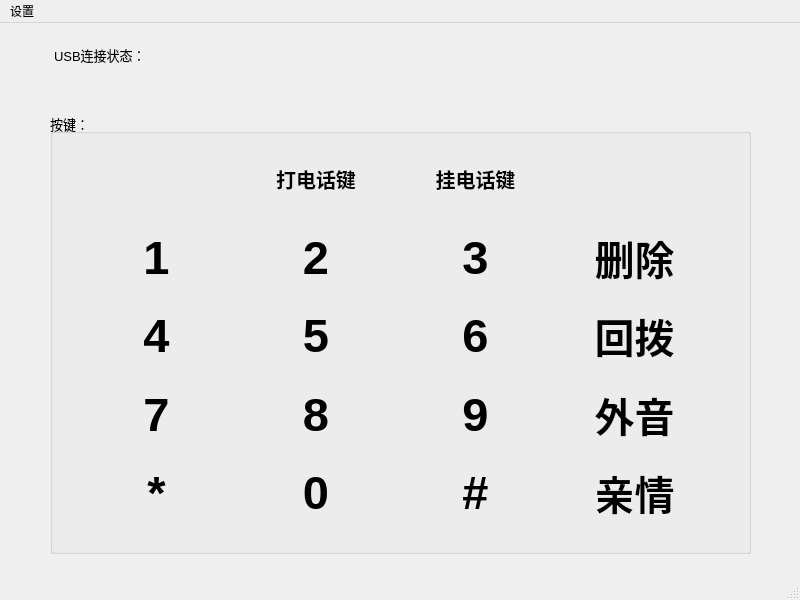
<?xml version="1.0" encoding="UTF-8"?>
<ui version="4.0">
 <class>MainWindow</class>
 <widget class="QMainWindow" name="MainWindow">
  <property name="geometry">
   <rect>
    <x>0</x>
    <y>0</y>
    <width>800</width>
    <height>600</height>
   </rect>
  </property>
  <property name="contextMenuPolicy">
   <enum>Qt::DefaultContextMenu</enum>
  </property>
  <property name="windowTitle">
   <string>MainWindow</string>
  </property>
  <property name="documentMode">
   <bool>false</bool>
  </property>
  <property name="tabShape">
   <enum>QTabWidget::Triangular</enum>
  </property>
  <widget class="QWidget" name="centralwidget">
   <widget class="QGroupBox" name="groupBox">
    <property name="geometry">
     <rect>
      <x>50</x>
      <y>90</y>
      <width>701</width>
      <height>441</height>
     </rect>
    </property>
    <property name="font">
     <font>
      <pointsize>10</pointsize>
     </font>
    </property>
    <property name="title">
     <string>按键：</string>
    </property>
    <widget class="QWidget" name="gridLayoutWidget">
     <property name="geometry">
      <rect>
       <x>30</x>
       <y>30</y>
       <width>631</width>
       <height>385</height>
      </rect>
     </property>
     <layout class="QGridLayout" name="gridLayout">
      <property name="sizeConstraint">
       <enum>QLayout::SetDefaultConstraint</enum>
      </property>
      <item row="2" column="0">
       <widget class="QLabel" name="label_4">
        <property name="font">
         <font>
          <pointsize>35</pointsize>
          <weight>75</weight>
          <bold>true</bold>
         </font>
        </property>
        <property name="text">
         <string>4</string>
        </property>
        <property name="alignment">
         <set>Qt::AlignCenter</set>
        </property>
       </widget>
      </item>
      <item row="1" column="0">
       <widget class="QLabel" name="label_1">
        <property name="font">
         <font>
          <pointsize>35</pointsize>
          <weight>75</weight>
          <bold>true</bold>
         </font>
        </property>
        <property name="text">
         <string>1</string>
        </property>
        <property name="alignment">
         <set>Qt::AlignCenter</set>
        </property>
       </widget>
      </item>
      <item row="2" column="1">
       <widget class="QLabel" name="label_5">
        <property name="font">
         <font>
          <pointsize>35</pointsize>
          <weight>75</weight>
          <bold>true</bold>
         </font>
        </property>
        <property name="text">
         <string>5</string>
        </property>
        <property name="alignment">
         <set>Qt::AlignCenter</set>
        </property>
       </widget>
      </item>
      <item row="0" column="3">
       <widget class="QLabel" name="labelsss">
        <property name="font">
         <font>
          <pointsize>35</pointsize>
          <weight>75</weight>
          <bold>true</bold>
         </font>
        </property>
        <property name="text">
         <string/>
        </property>
        <property name="alignment">
         <set>Qt::AlignCenter</set>
        </property>
       </widget>
      </item>
      <item row="3" column="0">
       <widget class="QLabel" name="label_7">
        <property name="font">
         <font>
          <pointsize>35</pointsize>
          <weight>75</weight>
          <bold>true</bold>
         </font>
        </property>
        <property name="text">
         <string>7</string>
        </property>
        <property name="alignment">
         <set>Qt::AlignCenter</set>
        </property>
       </widget>
      </item>
      <item row="0" column="2">
       <widget class="QLabel" name="label_endcall">
        <property name="font">
         <font>
          <pointsize>15</pointsize>
          <weight>75</weight>
          <bold>true</bold>
         </font>
        </property>
        <property name="text">
         <string>挂电话键</string>
        </property>
        <property name="alignment">
         <set>Qt::AlignCenter</set>
        </property>
       </widget>
      </item>
      <item row="0" column="1">
       <widget class="QLabel" name="label_call">
        <property name="font">
         <font>
          <pointsize>15</pointsize>
          <weight>75</weight>
          <bold>true</bold>
         </font>
        </property>
        <property name="text">
         <string>打电话键</string>
        </property>
        <property name="alignment">
         <set>Qt::AlignCenter</set>
        </property>
       </widget>
      </item>
      <item row="0" column="0">
       <widget class="QLabel" name="label_2333">
        <property name="font">
         <font>
          <pointsize>35</pointsize>
          <weight>75</weight>
          <bold>true</bold>
         </font>
        </property>
        <property name="text">
         <string/>
        </property>
        <property name="alignment">
         <set>Qt::AlignCenter</set>
        </property>
       </widget>
      </item>
      <item row="4" column="0">
       <widget class="QLabel" name="label_xin">
        <property name="font">
         <font>
          <pointsize>35</pointsize>
          <weight>75</weight>
          <bold>true</bold>
         </font>
        </property>
        <property name="text">
         <string>*</string>
        </property>
        <property name="alignment">
         <set>Qt::AlignCenter</set>
        </property>
       </widget>
      </item>
      <item row="1" column="1">
       <widget class="QLabel" name="label_2">
        <property name="font">
         <font>
          <pointsize>35</pointsize>
          <weight>75</weight>
          <bold>true</bold>
         </font>
        </property>
        <property name="text">
         <string>2</string>
        </property>
        <property name="alignment">
         <set>Qt::AlignCenter</set>
        </property>
       </widget>
      </item>
      <item row="1" column="2">
       <widget class="QLabel" name="label_3">
        <property name="font">
         <font>
          <pointsize>35</pointsize>
          <weight>75</weight>
          <bold>true</bold>
         </font>
        </property>
        <property name="text">
         <string>3</string>
        </property>
        <property name="alignment">
         <set>Qt::AlignCenter</set>
        </property>
       </widget>
      </item>
      <item row="1" column="3">
       <widget class="QLabel" name="label_del">
        <property name="font">
         <font>
          <pointsize>30</pointsize>
          <weight>75</weight>
          <bold>true</bold>
         </font>
        </property>
        <property name="text">
         <string>删除</string>
        </property>
        <property name="alignment">
         <set>Qt::AlignCenter</set>
        </property>
       </widget>
      </item>
      <item row="2" column="2">
       <widget class="QLabel" name="label_6">
        <property name="font">
         <font>
          <pointsize>35</pointsize>
          <weight>75</weight>
          <bold>true</bold>
         </font>
        </property>
        <property name="text">
         <string>6</string>
        </property>
        <property name="alignment">
         <set>Qt::AlignCenter</set>
        </property>
       </widget>
      </item>
      <item row="2" column="3">
       <widget class="QLabel" name="label_recall">
        <property name="font">
         <font>
          <pointsize>30</pointsize>
          <weight>75</weight>
          <bold>true</bold>
         </font>
        </property>
        <property name="text">
         <string>回拨</string>
        </property>
        <property name="alignment">
         <set>Qt::AlignCenter</set>
        </property>
       </widget>
      </item>
      <item row="3" column="1">
       <widget class="QLabel" name="label_8">
        <property name="font">
         <font>
          <pointsize>35</pointsize>
          <weight>75</weight>
          <bold>true</bold>
         </font>
        </property>
        <property name="text">
         <string>8</string>
        </property>
        <property name="alignment">
         <set>Qt::AlignCenter</set>
        </property>
       </widget>
      </item>
      <item row="3" column="2">
       <widget class="QLabel" name="label_9">
        <property name="font">
         <font>
          <pointsize>35</pointsize>
          <weight>75</weight>
          <bold>true</bold>
         </font>
        </property>
        <property name="text">
         <string>9</string>
        </property>
        <property name="alignment">
         <set>Qt::AlignCenter</set>
        </property>
       </widget>
      </item>
      <item row="3" column="3">
       <widget class="QLabel" name="label_spk">
        <property name="font">
         <font>
          <pointsize>30</pointsize>
          <weight>75</weight>
          <bold>true</bold>
         </font>
        </property>
        <property name="text">
         <string>外音</string>
        </property>
        <property name="alignment">
         <set>Qt::AlignCenter</set>
        </property>
       </widget>
      </item>
      <item row="4" column="1">
       <widget class="QLabel" name="label_0">
        <property name="font">
         <font>
          <pointsize>35</pointsize>
          <weight>75</weight>
          <bold>true</bold>
         </font>
        </property>
        <property name="text">
         <string>0</string>
        </property>
        <property name="alignment">
         <set>Qt::AlignCenter</set>
        </property>
       </widget>
      </item>
      <item row="4" column="2">
       <widget class="QLabel" name="label_jing">
        <property name="font">
         <font>
          <pointsize>35</pointsize>
          <weight>75</weight>
          <bold>true</bold>
         </font>
        </property>
        <property name="text">
         <string>#</string>
        </property>
        <property name="alignment">
         <set>Qt::AlignCenter</set>
        </property>
       </widget>
      </item>
      <item row="4" column="3">
       <widget class="QLabel" name="label_qingqing">
        <property name="font">
         <font>
          <pointsize>30</pointsize>
          <weight>75</weight>
          <bold>true</bold>
         </font>
        </property>
        <property name="text">
         <string>亲情</string>
        </property>
        <property name="alignment">
         <set>Qt::AlignCenter</set>
        </property>
       </widget>
      </item>
     </layout>
    </widget>
   </widget>
   <widget class="QLabel" name="label_status">
    <property name="geometry">
     <rect>
      <x>54</x>
      <y>16</y>
      <width>531</width>
      <height>31</height>
     </rect>
    </property>
    <property name="font">
     <font>
      <pointsize>10</pointsize>
     </font>
    </property>
    <property name="text">
     <string>USB连接状态：</string>
    </property>
   </widget>
  </widget>
  <widget class="QMenuBar" name="menubar">
   <property name="geometry">
    <rect>
     <x>0</x>
     <y>0</y>
     <width>800</width>
     <height>26</height>
    </rect>
   </property>
   <widget class="QMenu" name="menu">
    <property name="title">
     <string>设置</string>
    </property>
    <addaction name="actions"/>
   </widget>
   <addaction name="menu"/>
  </widget>
  <widget class="QStatusBar" name="statusbar"/>
  <action name="actions">
   <property name="text">
    <string>选择ADB程序</string>
   </property>
  </action>
 </widget>
 <resources/>
 <connections/>
</ui>
